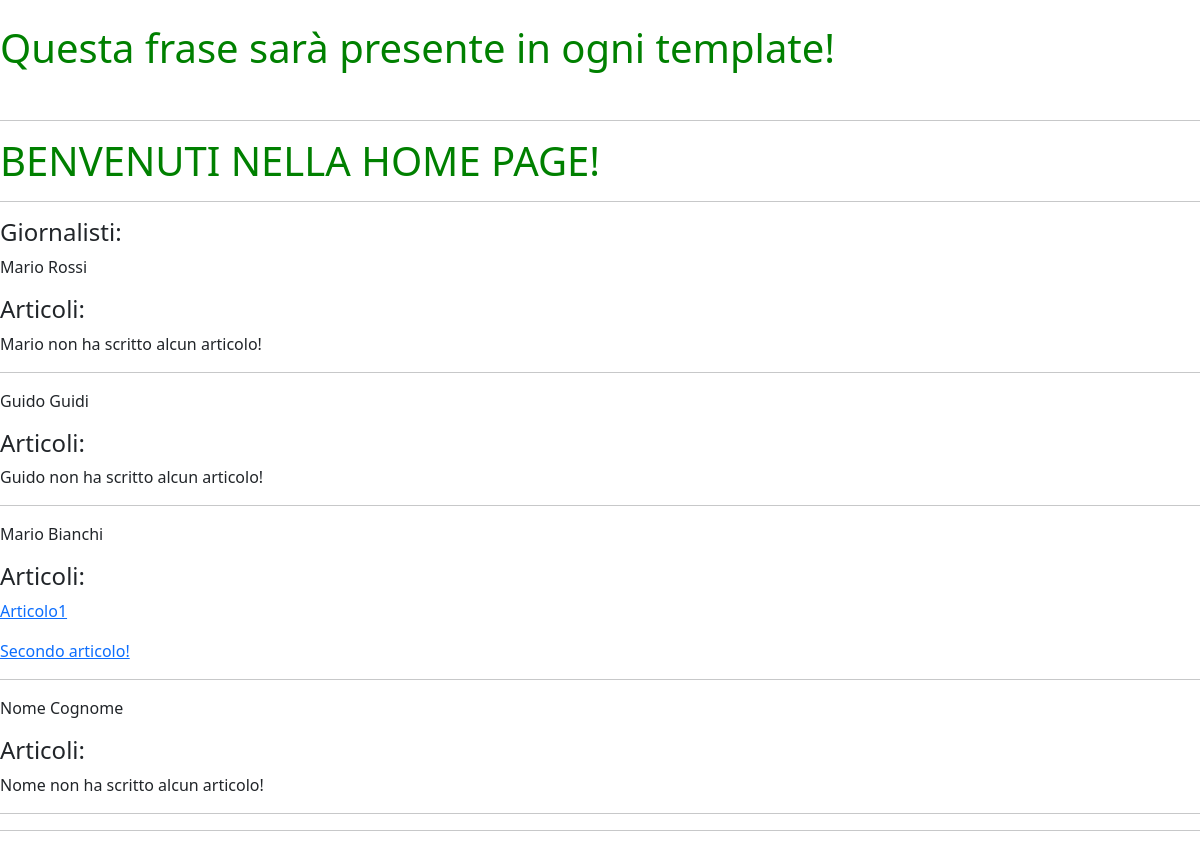
The app's page /, older data.
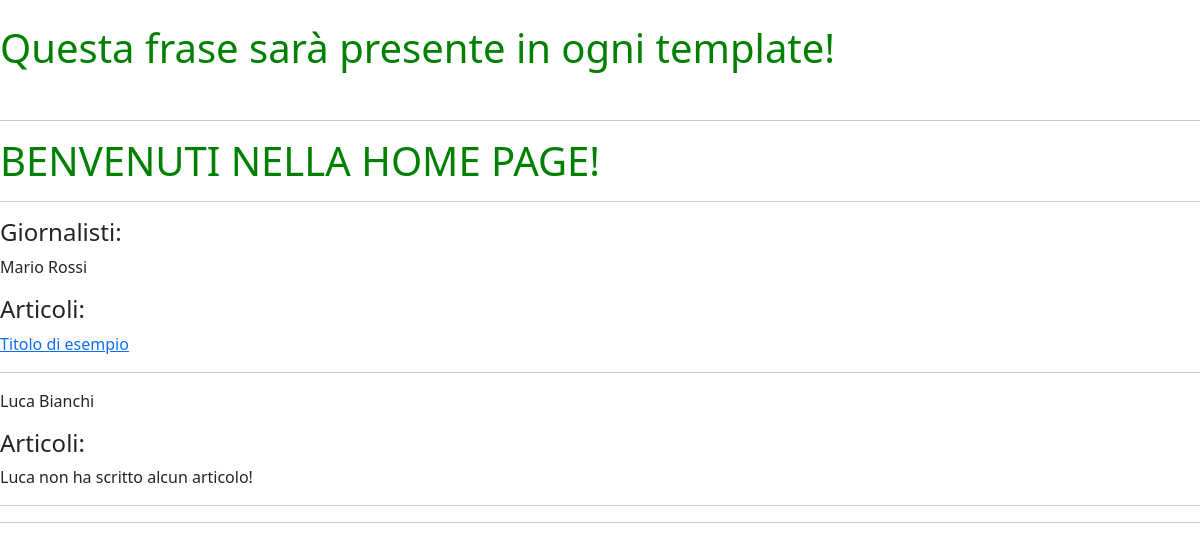
The same page, newer data.
### news/models.py (models this page shows, shortened)
class Giornalista(models.Model):
    nome = models.CharField(max_length=20)
    cognome = models.CharField(max_length=20)
    class Meta:
        verbose_name = 'Giornalista'
        verbose_name_plural = 'Giornalisti'

class Articolo(models.Model):
    titolo = models.CharField(max_length=100)
    contenuto = models.TextField()
    giornalista = models.ForeignKey(Giornalista,on_delete=models.CASCADE,related_name='articoli')
    def get_absolute_url(self):
        return reverse("articoloDetail", kwargs={"pk": self.pk})
    class Meta:
        verbose_name = 'Articolo'
        verbose_name_plural = 'Articoli'

### news/views.py (the view)
# urls.py: 2. Add a URL to urlpatterns:  path('', views.home, name='home')
def home(request):
    articoli = Articolo.objects.all()
    giornalisti = Giornalista.objects.all()
    context={'articoli':articoli,'giornalisti':giornalisti}
    return render(request,'homepage.html',context)

### templates/homepage.html (shortened to what this page needs)
    {% extends 'base.html' %}
    {% block content %}
    <h1>BENVENUTI NELLA HOME PAGE!</h1>
    <hr>
    <h4>Giornalisti:</h4>
    {% for giornalista in giornalisti %}
       <p>{{ giornalista.nome }} {{ giornalista.cognome }}</p>
       <h4>Articoli:</h4>
       {% for articolo in giornalista.articoli.all %}
       <p><a href="{{ articolo.get_absolute_url }} ">{{ articolo.titolo }}</a></p>
    {% empty %}
       <p>{{giornalista.nome}} non ha scritto alcun articolo!</p>
       {% endfor %}
       <hr>
    {% endfor %}
    {% endblock content %}

### templates/base.html (shortened to what this page needs)
{% load static %}
<!doctype html>
<html lang="en">
  <head>
    <link href="https://cdn.jsdelivr.net/npm/bootstrap@5.0.2/dist/css/bootstrap.min.css" rel="stylesheet">
    <link rel="stylesheet" href="{% static 'style.css' %}">
  </head>
  <body>
    <br>
    <h1>Questa frase sarà presente in ogni template!</h1>
    <br>
    <hr>
    {% block content %}
    {% endblock content %}
    <hr>
  </body>
</html>

### news/static/style.css (style rules this page uses)
h1 { color: green; }

Row changes from the older to the newer data that the page shows:
removed Giornalista: nome "Guido", cognome "Guidi"
removed Giornalista: nome "Mario", cognome "Bianchi"
removed Articolo: titolo "Articolo1", shown under "Mario"
removed Articolo: titolo "Secondo articolo!", shown under "Mario"
removed Giornalista: nome "Nome", cognome "Cognome"
shown differently, row unchanged: Giornalista "Mario": nome "Mario" → (not shown)
added Articolo: titolo "Titolo di esempio", shown under Giornalista "Mario"
added Giornalista: nome "Luca", cognome "Bianchi"
